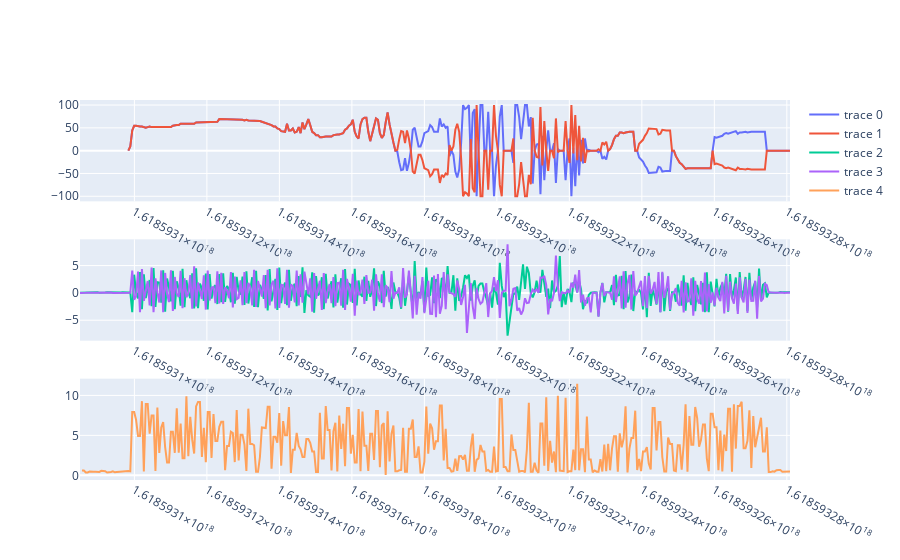

Notebook code cell kept with this figure:
### Code cell
###### import plotly.express as px
import plotly.subplots as ps
import plotly.graph_objects as go

fig = ps.make_subplots(rows=3, cols=1)
fig.add_trace(go.Scatter(x=df["timestamp"], y= df["left"]),row=1, col=1)
fig.add_trace(go.Scatter(x=df["timestamp"], y= df["right"]),row=1, col=1)
fig.add_trace(go.Scatter(x=df["timestamp"], y= df["r_amps"]),row=2, col=1)
fig.add_trace(go.Scatter(x=df["timestamp"], y= df["l_amps"]),row=2, col=1)
fig.add_trace(go.Scatter(x=df["timestamp"], y= abs(df["amps"])),row=3, col=1)

### Figure 1 — Plotly figure (JSON) as saved in the notebook; plotly's stock layout.template omitted (floating-point values rounded to 4 significant figures; data arrays with more than 128 entries replaced by an {"elided": "..."} marker saying what was removed)
{"data": [{"type": "scatter", "x": {"elided": "368 int values"}, "xaxis": "x", "y": {"elided": "368 float values"}, "yaxis": "y"}, {"type": "scatter", "x": {"elided": "368 int values"}, "xaxis": "x", "y": {"elided": "368 float values"}, "yaxis": "y"}, {"type": "scatter", "x": {"elided": "368 int values"}, "xaxis": "x2", "y": {"elided": "368 float values"}, "yaxis": "y2"}, {"type": "scatter", "x": {"elided": "368 int values"}, "xaxis": "x2", "y": {"elided": "368 float values"}, "yaxis": "y2"}, {"type": "scatter", "x": {"elided": "368 int values"}, "xaxis": "x3", "y": {"elided": "368 float values"}, "yaxis": "y3"}], "layout": {"xaxis": {"anchor": "y", "domain": [0, 1]}, "xaxis2": {"anchor": "y2", "domain": [0, 1]}, "xaxis3": {"anchor": "y3", "domain": [0, 1]}, "yaxis": {"anchor": "x", "domain": [0.7333, 1]}, "yaxis2": {"anchor": "x2", "domain": [0.3667, 0.6333]}, "yaxis3": {"anchor": "x3", "domain": [0, 0.2667]}}}
